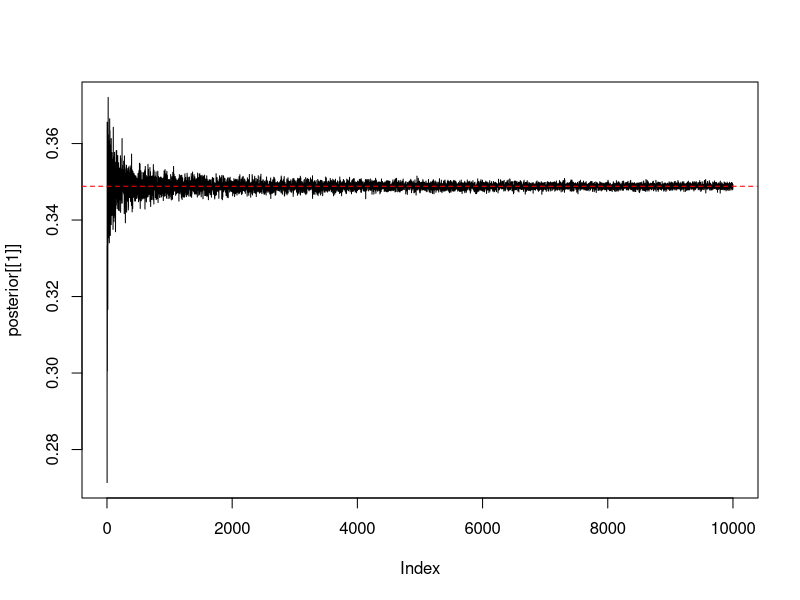
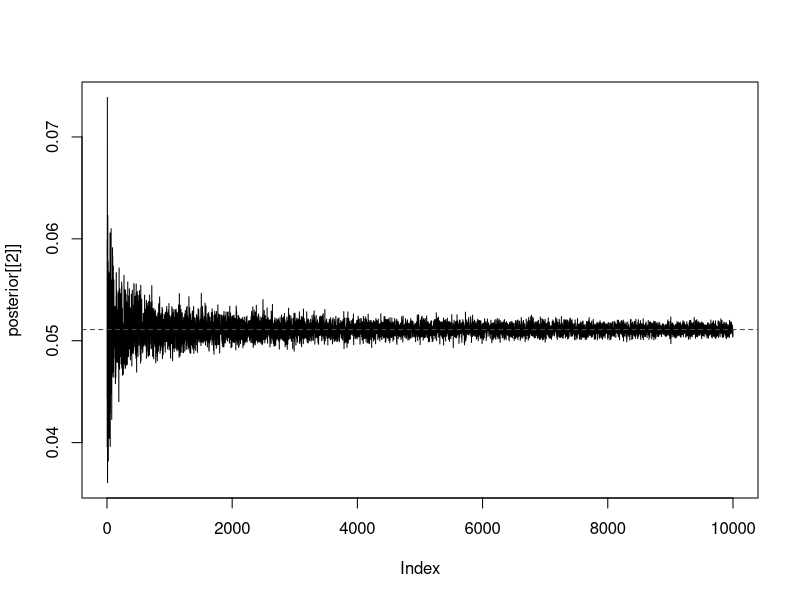
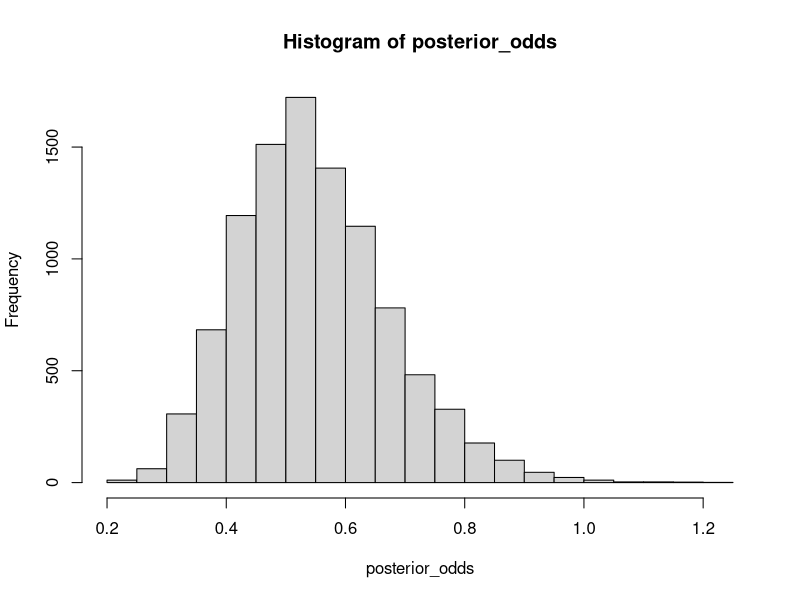
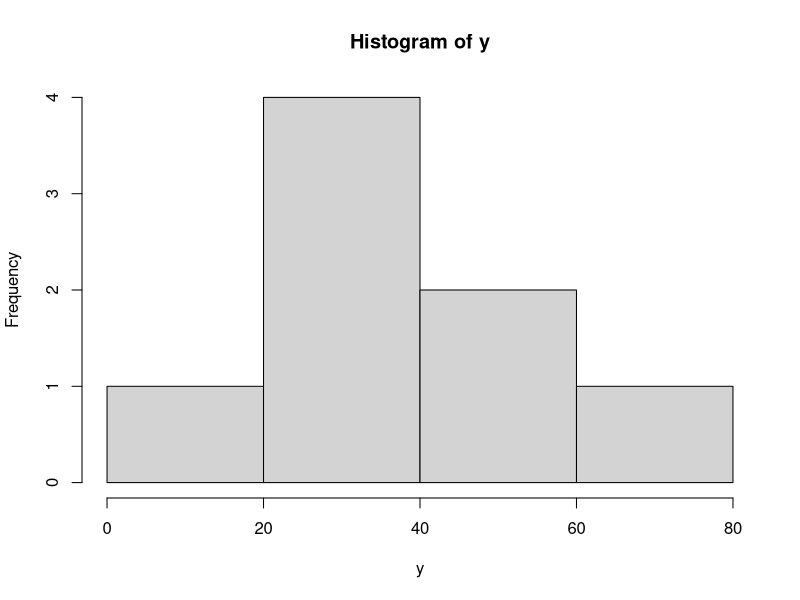
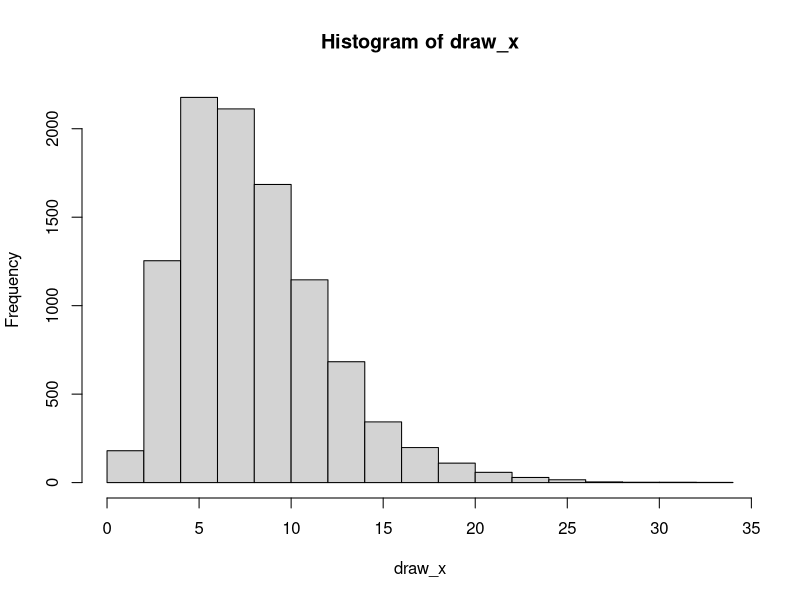
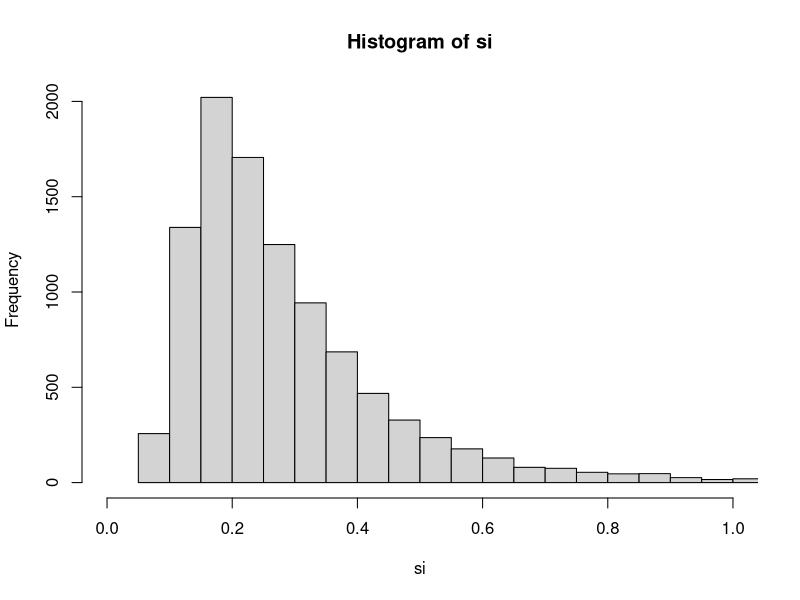
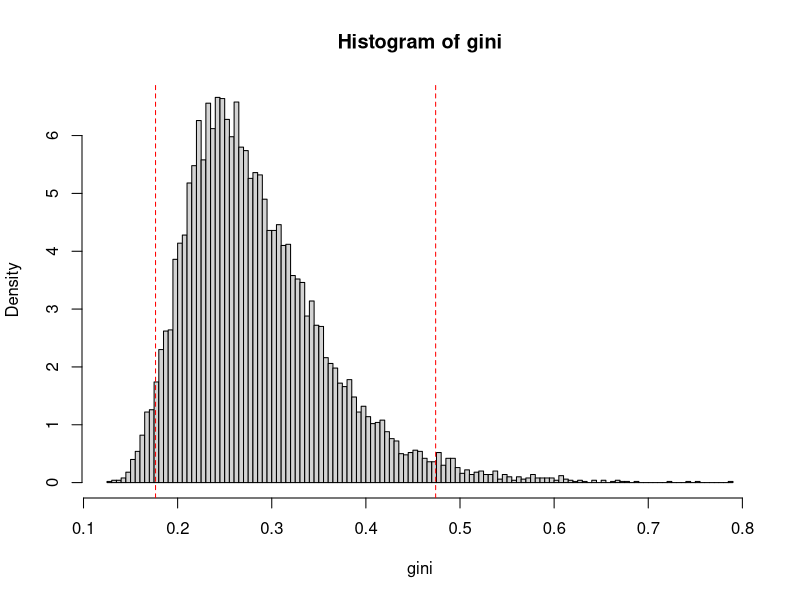

Source code (R) for these figures, in order: (Note: this script raises an error after producing the figures.)
# Q1
n <- 70
s <- 22
f <- n-s
prob <- s/n
sd_bern <- prob*(1-prob)


posteriorBetaPlot <- function(a0, b0){
  n <- 70
  s <- 22
  f <- n-s
  mean_post <- c()
  sd_post <- c()
  for (i in 1:10000) {
    posterior_vals <- rbeta(n = i, shape1 = a0+s, shape2 = b0+f)
    mean_post <- c(mean_post, mean(posterior_vals))
    sd_post <- c(sd_post, sd(posterior_vals))
  }
  return(list(mean_post, sd_post))
}
a0 <- 8
b0 <- 8

posterior <- posteriorBetaPlot(a0 = 8, b0 = 8)
plot(posterior[[1]], type = 'l')
abline(h=(a0+s)/(a0+s+b0+f), lty=2, col='red')
plot(posterior[[2]], type = 'l')
abline(h=sqrt(((a0+s)*(b0+f))/(((a0+s+b0+f)^2)*(a0+s+b0+f+1))),lty=2, col='red')

draw_posterior <- rbeta(10000,a0+s,b0+f)
draw_posterior_prob <- draw_posterior[draw_posterior>0.3]
posterior_prob <- length(draw_posterior_prob)/length(draw_posterior)
exact_prob <- pbeta(q = 0.3, shape1 = a0+s, shape2 = b0+f, lower.tail = FALSE)

posterior_odds <- c()
for (i in 1:length(draw_posterior)) {
  odds_calc <- draw_posterior[i]/(1-draw_posterior[i])
  posterior_odds <- c(posterior_odds, odds_calc)
}
hist(posterior_odds)
mean(posterior_odds)
# Q2

y <- c(33, 24, 48, 32, 55, 74, 23, 17)
hist(y, breaks = 4)
mean(y)
draw_x <- rchisq(n = 10000, df = length(y))
hist(draw_x)


tau_sq <- sum((log(y)-3.6)^2)/length(y)  

tau_sq

si=((length(y))*tau_sq)/draw_x
mean(si)
hist(si, xlim = c(0,1), breaks = 100)




# theta <- c()
# sig_sq <- c()
# for (i in 1:length(draw_x)) {
#   sig_sq <- c(sig_sq, ((length(y)-1)*tau_sq)/draw_x[i])
#   theta <- c(theta,rnorm(1, mean = mean(y),sd = sqrt(sig_sq[i]/length(y))))
# }
# hist(sig_sq)
# hist(theta)
# mean(theta)

z <- sqrt(si)/sqrt(2)

gini <- 2*pnorm(q = z, mean = 0, sd = 1) - 1
mean(gini)
hist(gini, freq = FALSE, breaks = 100)
abline(v = quantile(x = gini, probs = c(0.025,0.975))[1], lty = 2, col = 'red')
abline(v = quantile(x = gini, probs = c(0.025,0.975))[2], lty = 2, col = 'red')

dens <- density(x = gini)
max(dens$y)

hdpi <- hdi(dens, credMass = 0.95)
hdpi
abline(v=hdpi[1], col='blue')
abline(v=hdpi[2], col = 'blue')
print(hdpi)

plot(dens)

f <- approxfun(dens$x, dens$y)
tot_area <- integrate(f, min(dens$x), max(dens$x))

mid_ind <- order(dens$y, decreasing = TRUE)[1]
i <- mid_ind
j <- mid_ind

curv_area <- c()
breadth <- abs(dens$x[i] - dens$x[i-1])
len <- dens$y[i]
curv_area <- c(curv_area, len*breadth/tot_area$value)

while (sum(curv_area) <= 0.95) {
  if (dens$y[i] > 0.4) {
    i <- i-1
    breadth <- abs(dens$x[i] - dens$x[i-1])
    len <- dens$y[i]
    curv_area <- c(curv_area, len*breadth/tot_area$value)
  }
  if (j < length(dens$y)) {
    j <- j+1
    breadth <- abs(dens$x[j] - dens$x[j-1])
    len <- dens$y[j]
    curv_area <- c(curv_area, len*breadth/tot_area$value)
  }
}
i <- i-1
j <- j+1
plot(dens)
print(paste("Lower:", dens$x[i]))
print(paste("Upper:", dens$x[j]))
abline(v = c(dens$x[i], dens$x[j]), col= 'green')

# Question3

k = seq(0.001, 10, 0.1)

posterior <- function(k){
  y <- c(-2.79, 2.33, 1.83, -2.44, 2.23, 2.33, 2.07, 2.02, 2.14, 2.54)
  mu <- 2.4
  return(exp((k*sum(cos(y-mu)))-(k/2))/(besselI(k, nu = 0))^length(y))
}
normaliz_const <- integrate(posterior, min(k), max(k))
norm_pdf <- posterior(k)/normaliz_const$value

f <- approxfun(k, norm_pdf)
tot_area <- integrate(f, min(k), max(k))

plot(norm_pdf)
posterior_mode <- k[which.max(norm_pdf)]
